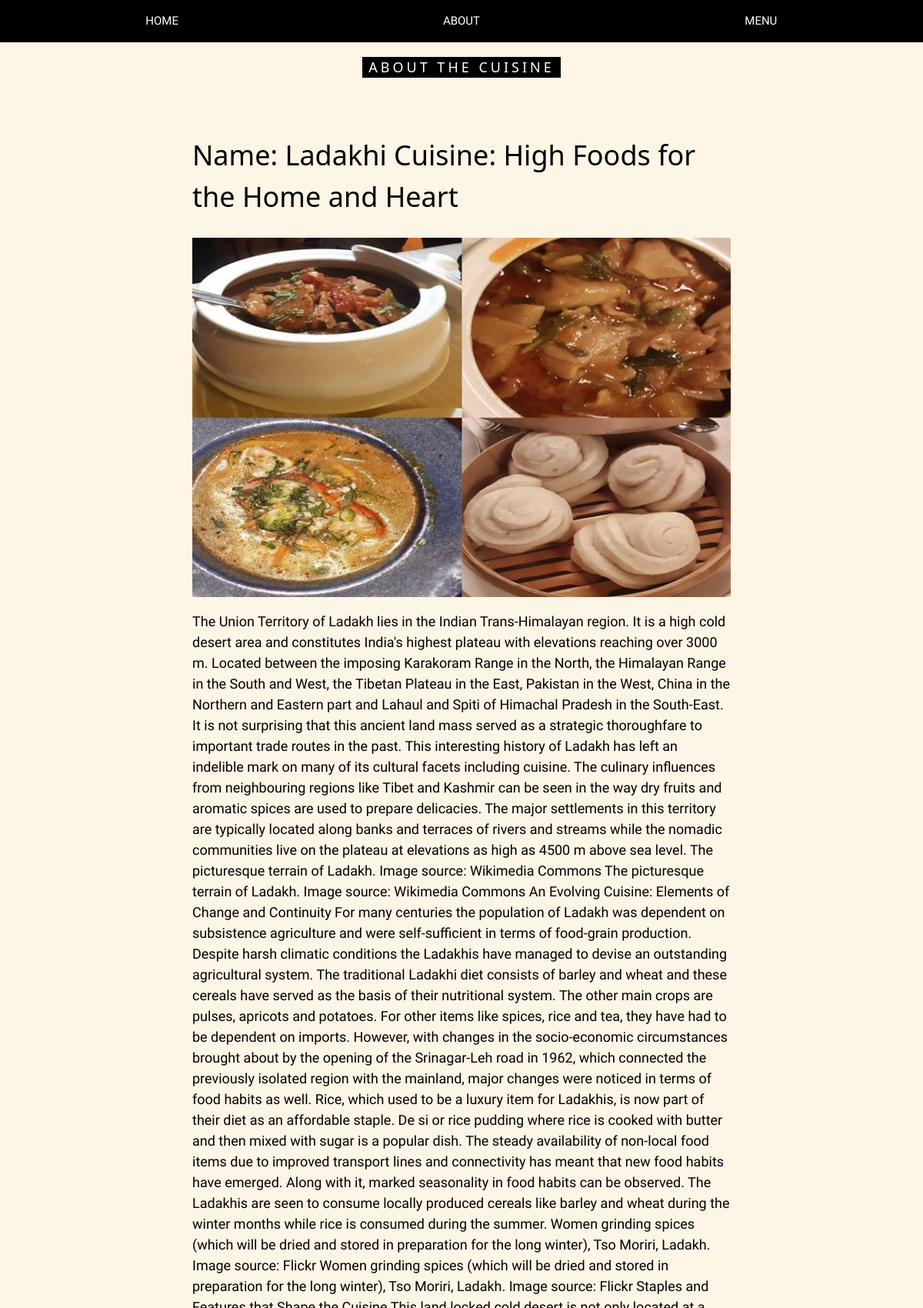
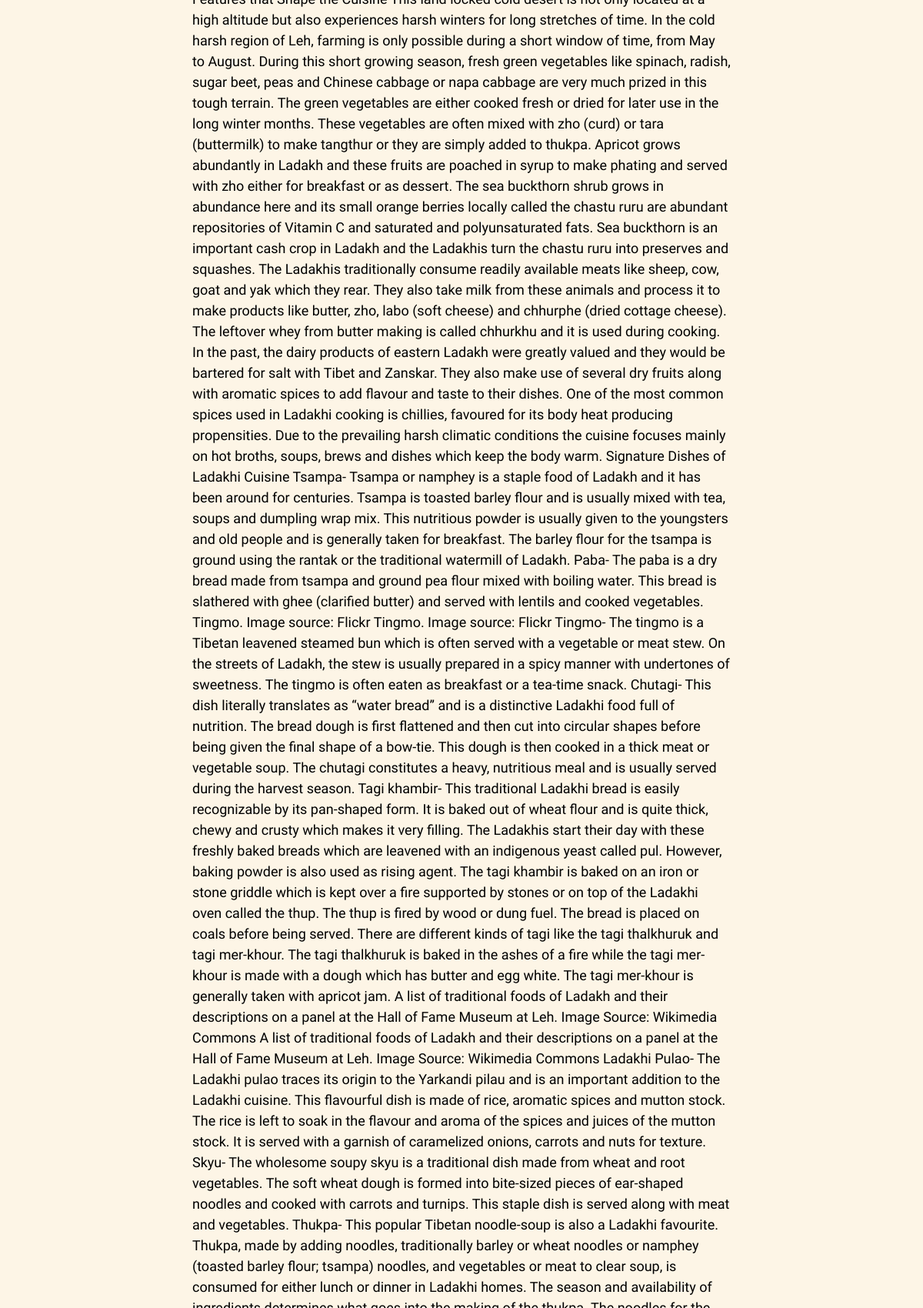
The page /food-detail/1 (upper part) on the database its author committed (2 pictures, top to bottom).
### app/models.py (models this page shows, shortened)
class Food(models.Model):
    title = models.CharField(max_length=100)
    description = models.TextField()
    food_image = models.ImageField(upload_to='producting')

### app/views.py (the view)
# urls.py: path('food-detail/<int:pk>', views.fooddetailview.as_view(), name='food-detail'),
class fooddetailview(View):
    def get(self, request, pk):
     food = Food.objects.get(pk=pk)
     return render(request, 'app/fooddetail.html',{'food':food})

### app/templates/app/fooddetail.html (shortened to what this page needs)
<!DOCTYPE html>
{% load static %}
<html>
<head>
<link rel="stylesheet" href="{% static 'app/css/style1.css'%}">
</head>
<body>
  <div class="w3-top">
    <div class="w3-row w3-padding w3-black">
      <div class="w3-col s4">
        <a href="{% url 'home' %}" class="w3-button w3-block w3-black">HOME</a>
      </div>
      <div class="w3-col s4">
        <a href="{% url 'home' %}" class="w3-button w3-block w3-black">ABOUT</a>
      </div>
      <div class="w3-col s4">
        <a href="{% url 'home' %}" class="w3-button w3-block w3-black">MENU</a>
      </div>
    </div>
  </div>
<div class="w3-sand w3 w3-large">
<div class="w3-container" id="about">
  <div class="w3-content" style="max-width:700px">
    <h5 class="w3-center w3-padding-64"><span class="w3-tag w3-wide">ABOUT THE CUISINE</span></h5>
    <h1>Name: {{food.title}}</h1>
    <img src="{{food.food_image.url}}" style="width:100%;max-width:1000px" class="w3-margin-top">
    <p>{{food.description}}</p>
  </div>
</div>
</div>
</body>
</html>

### app/static/app/css/style1.css (style rules this page uses)
html { box-sizing:border-box }
*,*:before,*:after { box-sizing:inherit }
html { -ms-text-size-adjust:100%;-webkit-text-size-adjust:100% }
body { margin:0 }
a { background-color:transparent }
img { border-style:none }
html,body { font-family:Verdana,sans-serif;font-size:15px;line-height:1.5 }
html { overflow-x:hidden }
h1 { font-size:36px }
h5 { font-size:18px }
h1,h2,h3,h4,h5,h6 { font-family:"Segoe UI",Arial,sans-serif;font-weight:400;margin:10px 0 }
.w3-wide { letter-spacing:4px }
img { vertical-align:middle }
a { color:inherit }
.w3-btn,.w3-button { border:none;display:inline-block;padding:8px 16px;vertical-align:middle;overflow:hidden;text-decoration:none;color:inherit;background-color:inherit;text-align:center;cursor:pointer;white-space:nowrap }
.w3-btn,.w3-button { -webkit-touch-callout:none;-webkit-user-select:none;-khtml-user-select:none;-moz-user-select:none;-ms-user-select:none;user-select:none }
.w3-badge,.w3-tag { background-color:#000;color:#fff;display:inline-block;padding-left:8px;padding-right:8px;text-align:center }
.w3-block { display:block;width:100% }
.w3-container:after,.w3-container:before,.w3-panel:after,.w3-panel:before,.w3-row:after,.w3-row:before,.w3-row-padding:after,.w3-row-padding:before, .w3-cell-row:before,.w3-cell-row:after,.w3-clear:after,.w3-clear:before,.w3-bar:before,.w3-bar:after { content:"";display:table;clear:both }
.w3-col,.w3-half,.w3-third,.w3-twothird,.w3-threequarter,.w3-quarter { float:left;width:100% }
.w3-col.s4 { width:33.33333% }
.w3-content,.w3-auto { margin-left:auto;margin-right:auto }
.w3-content { max-width:980px }
.w3-top,.w3-bottom { position:fixed;width:100%;z-index:1 }
.w3-top { top:0 }
.w3-container,.w3-panel { padding:0.01em 16px }
.w3-large { font-size:18px!important }
.w3-center { text-align:center!important }
.w3-margin-top { margin-top:16px!important }
.w3-padding { padding:8px 16px!important }
.w3-padding-64 { padding-top:64px!important;padding-bottom:64px!important }
.w3-sand,.w3-hover-sand:hover { color:#000!important;background-color:#fdf5e6!important }
.w3-black,.w3-hover-black:hover { color:#fff!important;background-color:#000!important }

### app/templates/app/fooddetail.html (style rules this page uses)
body, html { height: 100%; font-family: "Inconsolata", sans-serif; }

### rows shown on the page
Food: title "Ladakhi Cuisine: High Foods for the Home and Heart", food_image (picture)
